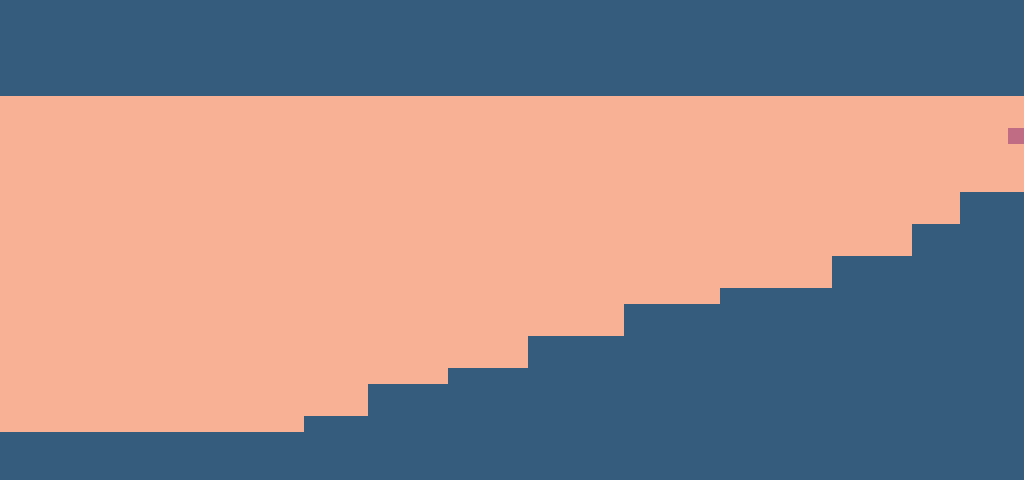

A level layout from a 2D game, rendered from its tile map. Below: a short description, then the map file with tile-grid data replaced by summaries:
An orthogonal 64x30 tile map with 16x16 px tiles, 1 tile layer (graphics), 3 tilesets and 16 objects.

<map version="1.0" orientation="orthogonal" renderorder="right-down" width="64" height="30" tilewidth="16" tileheight="16" nextobjectid="79">
 <tileset firstgid="1" name="ground" tilewidth="16" tileheight="16" tilecount="1">
  <image source="../16X16 textures/v3/ground.png" trans="ff00ff" width="16" height="16" />
 </tileset>
 <tileset firstgid="2" name="background" tilewidth="16" tileheight="16" tilecount="1">
  <image source="../16X16 textures/v3/background.png" trans="ff00ff" width="16" height="16" />
 </tileset>
 <tileset firstgid="3" name="enemy" tilewidth="16" tileheight="16" tilecount="1">
  <image source="../16X16 textures/v3/enemy.png" trans="ff00ff" width="16" height="16" />
 </tileset>
 <layer name="graphics" width="64" height="30">
  <data>[1920 cells, 1920 non-empty, 3 distinct tile ids]</data>
 </layer>
 <objectgroup name="ground">
  <object id="19" x="0" y="0" width="1024" />
  <object id="40" x="0" y="432" width="1024" height="48" />
  <object id="43" x="-1" y="0" height="432" />
  <object id="44" x="1024" y="0" height="432" />
  <object id="54" x="0" y="96" width="1024" />
  <object id="56" x="304.062" y="416.146" width="720" height="16" />
  <object id="57" x="368" y="384" width="656" height="32" />
  <object id="58" x="448" y="368" width="576" height="16" />
  <object id="59" x="528" y="336" width="496" height="32" />
  <object id="60" x="624" y="304" width="400" height="32" />
  <object id="61" x="720" y="288" width="304" height="16" />
  <object id="62" x="832" y="256" width="192" height="32" />
  <object id="63" x="912" y="224" width="112" height="32" />
  <object id="64" x="960" y="192" width="64" height="32" />
  <object id="78" x="304" y="384" width="64" height="32" />
 </objectgroup>
 <objectgroup name="mobs" />
 <objectgroup name="finish blocks">
  <object id="55" x="1008" y="128.022" width="16" height="16" />
 </objectgroup>
 <objectgroup name="abstrackt stop block" />
 <objectgroup name="extra bullets" />
</map>
